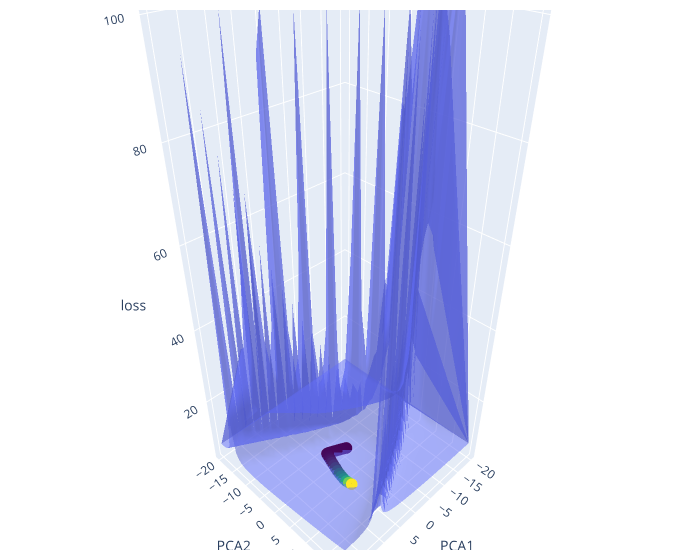

Here is the notebook cell this chart was saved with:
### Markdown cell above
## Descent curve

### Code cell
sml.weights_descent_pca_space(maxL=100)

### Figure 1 — Plotly figure (JSON) as saved in the notebook; plotly's stock layout.template omitted (floating-point values rounded to 4 significant figures; data arrays with more than 128 entries replaced by an {"elided": "..."} marker saying what was removed)
{"data": [{"opacity": 0.5, "type": "mesh3d", "x": {"elided": "2500 float values"}, "y": {"elided": "2500 float values"}, "z": {"elided": "2500 float values"}}, {"line": {"color": "darkblue", "width": 2}, "marker": {"color": {"elided": "1000 float values"}, "colorscale": [[0, "#440154"], [0.1111, "#482878"], [0.2222, "#3e4989"], [0.3333, "#31688e"], [0.4444, "#26828e"], [0.5556, "#1f9e89"], [0.6667, "#35b779"], [0.7778, "#6ece58"], [0.8889, "#b5de2b"], [1, "#fde725"]], "size": 4}, "type": "scatter3d", "x": {"elided": "1000 float values"}, "y": {"elided": "1000 float values"}, "z": {"elided": "1000 float values"}}], "layout": {"margin": {"b": 10, "l": 10, "r": 20, "t": 10}, "scene": {"xaxis": {"title": {"text": "PCA1"}}, "yaxis": {"title": {"text": "PCA2"}}, "zaxis": {"title": {"text": "loss"}}}, "width": 700}}
